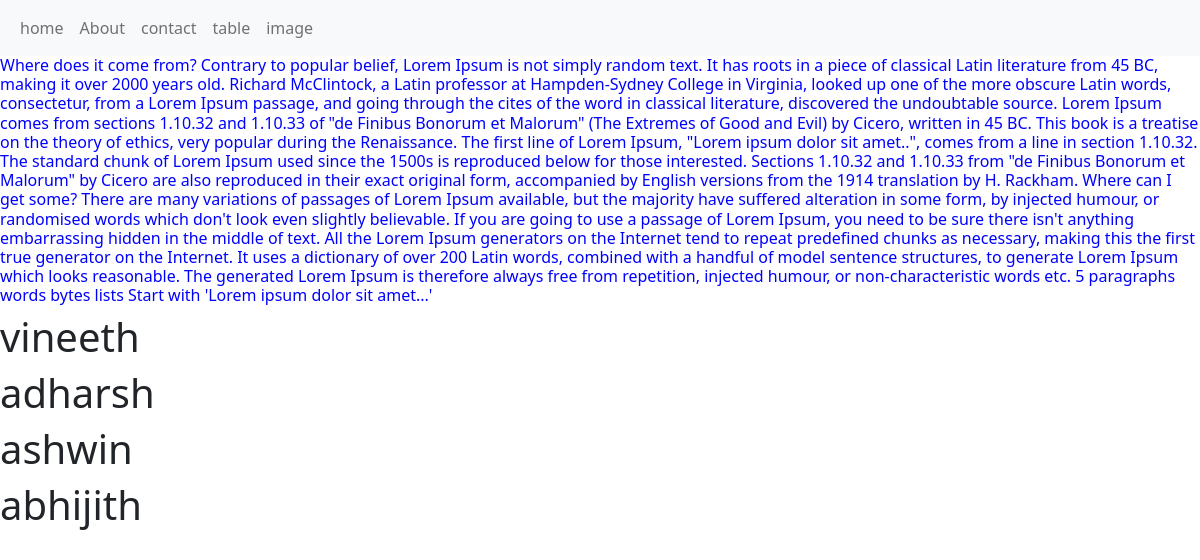
The app's page /, older data.
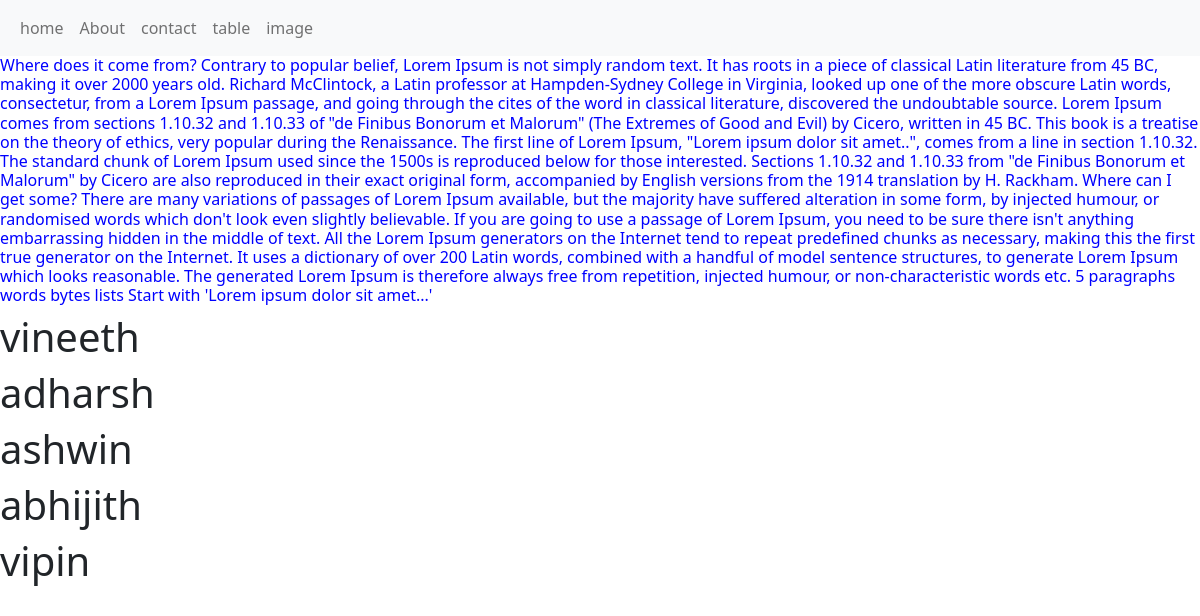
The same page, newer data.
### app1/models.py (models this page shows, shortened)
class student(models.Model):
    student_id =models.IntegerField()
    student_name =models.CharField(max_length=20)
    course_name =models.CharField(max_length=20)
    lname = models.CharField(max_length=20,null=True)

### app1/views.py (the view)
# urls.py: path('',views.home,name="home"),
def home(request):
    d={
        'stud': student.objects.all()
    }
    return render(request,'home.html',d)

### app1/templates/home.html (shortened to what this page needs)
{% extends 'base.html' %}
{% load static %}
{% block css %}
<link rel="stylesheet" href="{% static 'css/home.css' %}">
{% endblock %}
{% block content %}
<h6>
    Where does it come from?
    Contrary to popular belief, Lorem Ipsum is not simply random text. It has roots in a piece of classical Latin literature from 45 BC, making it over 2000 years old. Richard McClintock, a Latin professor at Hampden-Sydney College in Virginia, looked up one of the more obscure Latin words, consectetur, from a Lorem Ipsum passage, and going through the cites of the word in classical literature, discovered the undoubtable source. Lorem Ipsum comes from sections 1.10.32 and 1.10.33 of "de Finibus Bonorum et Malorum" (The Extremes of Good and Evil) by Cicero, written in 45 BC. This book is a treatise on the theory of ethics, very popular during the Renaissance. The first line of Lorem Ipsum, "Lorem ipsum dolor sit amet..", comes from a line in section 1.10.32.
    The standard chunk of Lorem Ipsum used since the 1500s is reproduced below for those interested. Sections 1.10.32 and 1.10.33 from "de Finibus Bonorum et Malorum" by Cicero are also reproduced in their exact original form, accompanied by English versions from the 1914 translation by H. Rackham.
    Where can I get some?
    There are many variations of passages of Lorem Ipsum available, but the majority have suffered alteration in some form, by injected humour, or randomised words which don't look even slightly believable. If you are going to use a passage of Lorem Ipsum, you need to be sure there isn't anything embarrassing hidden in the middle of text. All the Lorem Ipsum generators on the Internet tend to repeat predefined chunks as necessary, making this the first true generator on the Internet. It uses a dictionary of over 200 Latin words, combined with a handful of model sentence structures, to generate Lorem Ipsum which looks reasonable. The generated Lorem Ipsum is therefore always free from repetition, injected humour, or non-characteristic words etc.
    5
        paragraphs
        words
        bytes
        lists
        Start with 'Lorem
    ipsum dolor sit amet...'
    </h6>
    {% for i in stud %}
    <h1>{{i.student_name}}</h1>
    {% endfor %}
    {% endblock %}

Row changes from the older to the newer data that the page shows:
added student: student_name "vipin"
